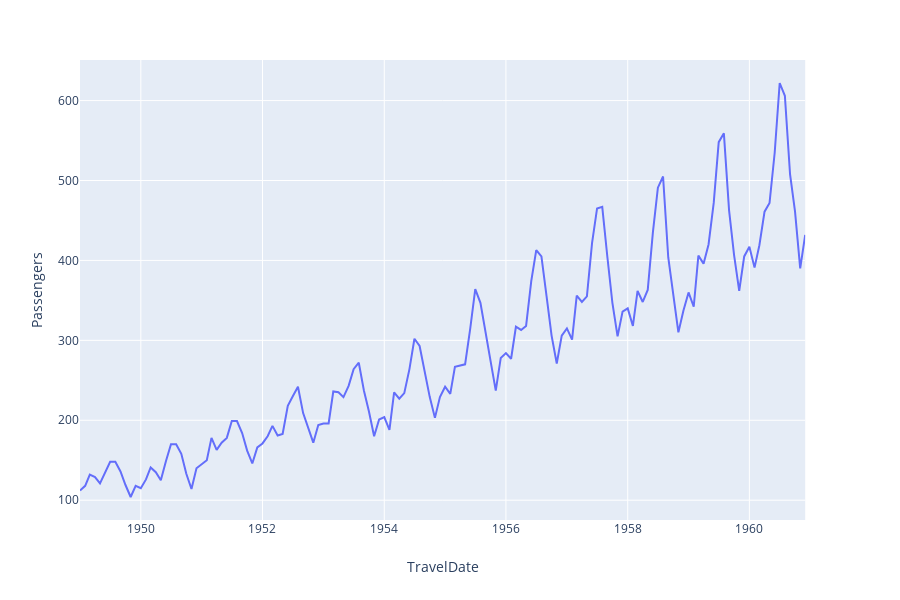

The cell this chart's notebook holds for it:
### Markdown cell above
Podemos ver que ya es el índice nuestra columna 'TravelDate'. Vamos a plotear la serie a ver qué podemos inferir.

### Code cell
#le paso reset index porque plotly express necesita las fechas en una columna
airpassengerspx = airpassengers.reset_index()
px.line(airpassengerspx,x="TravelDate", y="Passengers")

### Figure 1 — Plotly figure (JSON) as saved in the notebook; plotly's stock layout.template omitted (floating-point values rounded to 4 significant figures; data arrays with more than 128 entries replaced by an {"elided": "..."} marker saying what was removed)
{"data": [{"hoverlabel": {"namelength": 0}, "hovertemplate": "TravelDate=%{x}<br>Passengers=%{y}", "legendgroup": "", "line": {"color": "#636efa", "dash": "solid"}, "mode": "lines", "name": "", "showlegend": false, "type": "scatter", "x": {"elided": "144 str values"}, "xaxis": "x", "y": {"elided": "144 int values"}, "yaxis": "y"}], "layout": {"height": 600, "legend": {"tracegroupgap": 0}, "margin": {"t": 60}, "xaxis": {"anchor": "y", "domain": [0, 0.98], "title": {"text": "TravelDate"}}, "yaxis": {"anchor": "x", "domain": [0, 1], "title": {"text": "Passengers"}}}}
